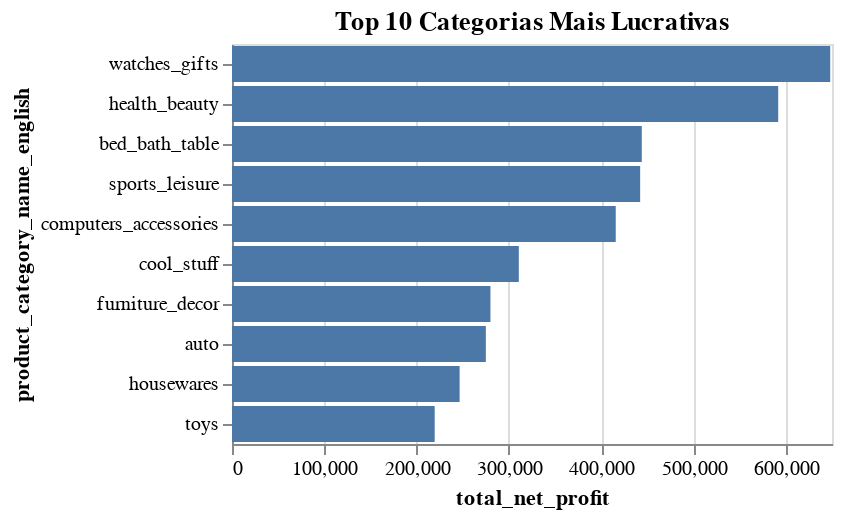

The notebook cell this image was saved under:
### Markdown cell above
**Análise de Lucratividade por Categoria:** Calcular a lucratividade de diferentes categorias de produtos, levando em conta o custo dos produtos e o preço de venda.

### Code cell
profit_df = merged_df[
    merged_df['price'].notnull() &
    merged_df['freight_value'].notnull() &
    merged_df['product_category_name_english'].notnull()
].copy()

profit_df['estimated_cost'] = profit_df['price'] * 0.40
profit_df['gross_profit'] = profit_df['price'] - profit_df['estimated_cost']
profit_df['net_profit'] = profit_df['gross_profit'] - profit_df['freight_value']

category_profit = profit_df.groupby('product_category_name_english').agg(
    total_revenue=('price', 'sum'),
    total_cost=('estimated_cost', 'sum'),
    total_freight=('freight_value', 'sum'),
    total_net_profit=('net_profit', 'sum'),
    order_count=('order_id', 'nunique')
).reset_index()

category_profit['avg_profit_per_order'] = category_profit['total_net_profit'] / category_profit['order_count']

category_profit = category_profit.sort_values(by='total_net_profit', ascending=False)

chart_profit = alt.Chart(category_profit.head(10)).mark_bar().encode(
    x='total_net_profit:Q',
    y=alt.Y('product_category_name_english:N', sort='-x'),
    tooltip=['product_category_name_english', 'total_net_profit']
).properties(
    title='Top 10 Categorias Mais Lucrativas'
)

chart_profit

### Figure 1 — Vega-Lite specification as saved in the notebook (floating-point values rounded to 4 significant figures)
{"config": {"view": {"continuousWidth": 300, "continuousHeight": 300}}, "data": {"name": "data-9930a135dcd01dd6c2ed264301121e16"}, "mark": {"type": "bar"}, "encoding": {"tooltip": [{"field": "product_category_name_english", "type": "nominal"}, {"field": "total_net_profit", "type": "quantitative"}], "x": {"field": "total_net_profit", "type": "quantitative"}, "y": {"field": "product_category_name_english", "sort": "-x", "type": "nominal"}}, "title": "Top 10 Categorias Mais Lucrativas", "$schema": "https://vega.github.io/schema/vega-lite/v5.20.1.json", "datasets": {"data-9930a135dcd01dd6c2ed264301121e16": [{"product_category_name_english": "watches_gifts", "total_revenue": 1254000.0, "total_cost": 501700.0, "total_freight": 104500.0, "total_net_profit": 648100.0, "order_count": 5624, "avg_profit_per_order": 115.2}, {"product_category_name_english": "health_beauty", "total_revenue": 1302000.0, "total_cost": 520800.0, "total_freight": 189400.0, "total_net_profit": 591700.0, "order_count": 8836, "avg_profit_per_order": 66.97}, {"product_category_name_english": "bed_bath_table", "total_revenue": 1107000.0, "total_cost": 442900.0, "total_freight": 220400.0, "total_net_profit": 443900.0, "order_count": 9417, "avg_profit_per_order": 47.14}, {"product_category_name_english": "sports_leisure", "total_revenue": 1030000.0, "total_cost": 411800.0, "total_freight": 175600.0, "total_net_profit": 442200.0, "order_count": 7720, "avg_profit_per_order": 57.28}, {"product_category_name_english": "computers_accessories", "total_revenue": 950100.0, "total_cost": 380000.0, "total_freight": 154300.0, "total_net_profit": 415700.0, "order_count": 6689, "avg_profit_per_order": 62.15}, {"product_category_name_english": "cool_stuff", "total_revenue": 664600.0, "total_cost": 265900.0, "total_freight": 88070.0, "total_net_profit": 310700.0, "order_count": 3632, "avg_profit_per_order": 85.55}, {"product_category_name_english": "furniture_decor", "total_revenue": 772100.0, "total_cost": 308800.0, "total_freight": 183300.0, "total_net_profit": 280000.0, "order_count": 6449, "avg_profit_per_order": 43.42}, {"product_category_name_english": "auto", "total_revenue": 618400.0, "total_cost": 247400.0, "total_freight": 96040.0, "total_net_profit": 275000.0, "order_count": 3897, "avg_profit_per_order": 70.57}, {"product_category_name_english": "housewares", "total_revenue": 668900.0, "total_cost": 267600.0, "total_freight": 154700.0, "total_net_profit": 246600.0, "order_count": 5884, "avg_profit_per_order": 41.91}, {"product_category_name_english": "toys", "total_revenue": 501100.0, "total_cost": 200400.0, "total_freight": 81100.0, "total_net_profit": 219600.0, "order_count": 3886, "avg_profit_per_order": 56.5}]}}
